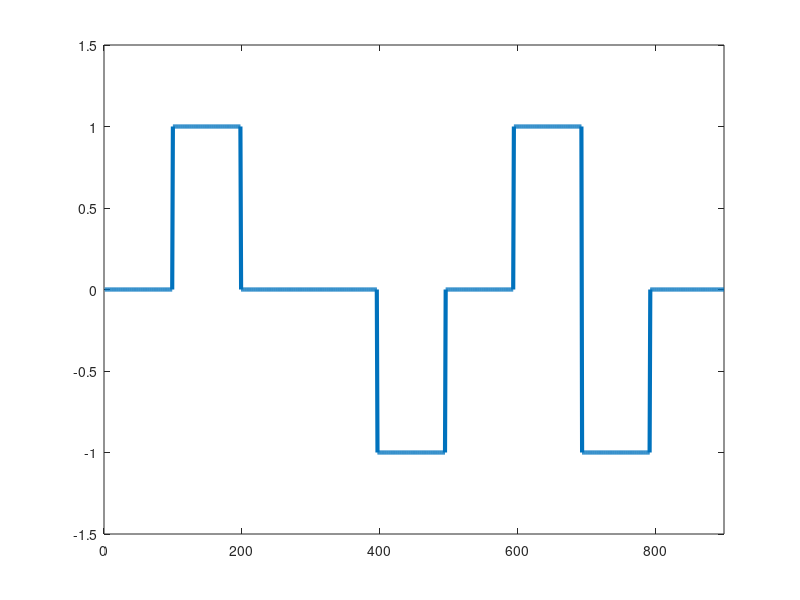

MATLAB code to generate this figure:
input_data = [0 1 0 0 1 0 1 1 0];
bit_duration = 100;
output_data = zeros(1, length(input_data)*bit_duration);
time = 1:length(output_data);

% modulation
index = 1;
state = 1;
for i=1:length(input_data)
  if input_data(i)==1
    for j=1:bit_duration-1
      output_data(index) = state;
      index = index + 1;
    endfor
    if state == 1
      state = -1;
    else 
      state = 1;
    endif
  else
    for j=1:bit_duration-1
      output_data(index) = 0;
      index = index + 1;
    endfor
  endif
endfor
plot(time, output_data, 'LineWidth', 3);
xlim([0 length(time)]);
ylim([-1.5 1.5]);

% demodulation
demodulated_data = zeros(1, length(output_data)/bit_duration);
index = 1;
for i=1:bit_duration:length(output_data)
  if output_data(i) == 0
    demodulated_data(index) = 0;
    index = index + 1;
  else
    demodulated_data(index) = 1;
    index = index + 1;
  endif
endfor
demodulated_data

% no dc component, no baseline wondering, no self synchronization